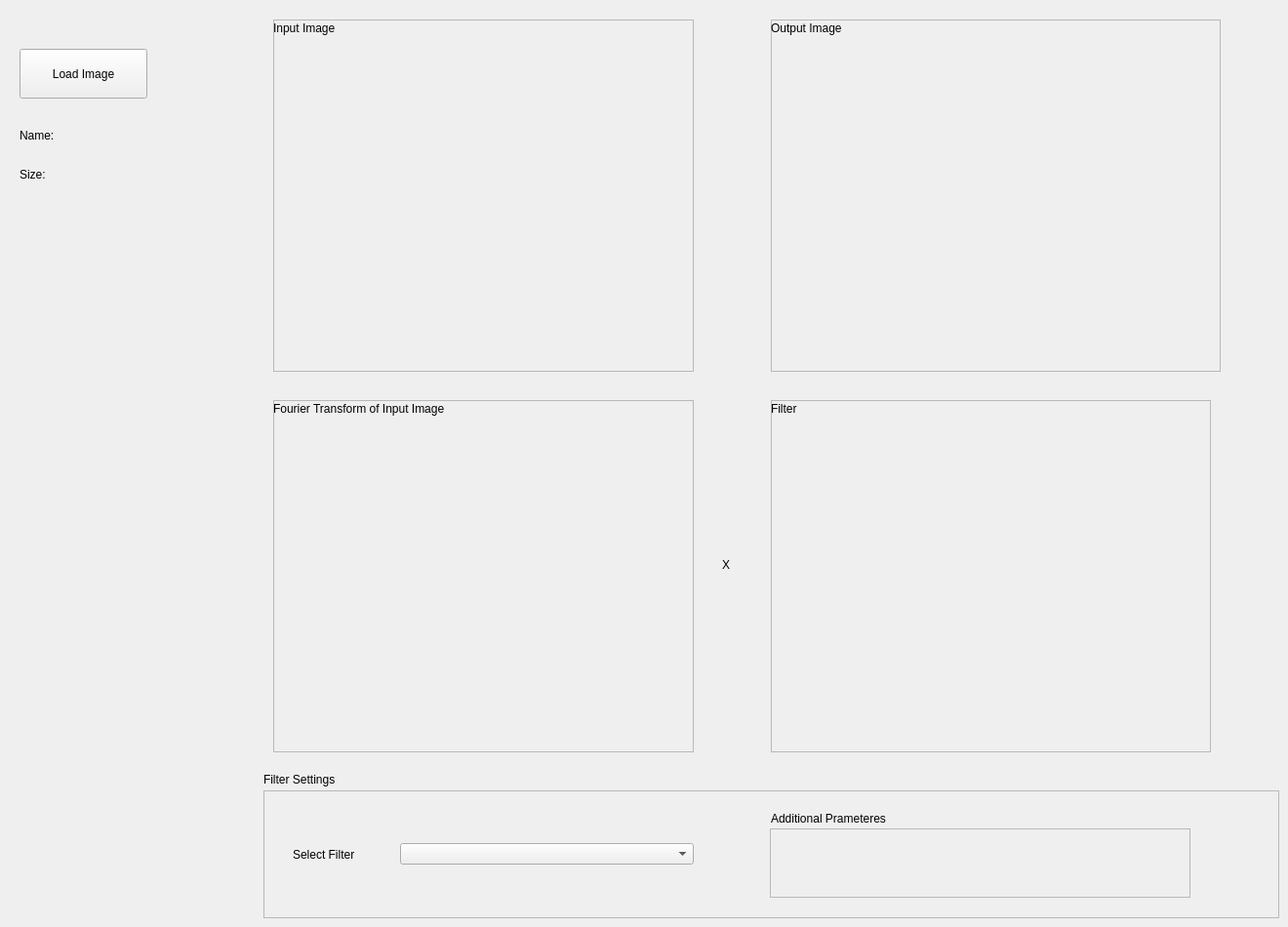
      <widget class="QWidget" name="frequencyFilters">
       <attribute name="title">
        <string>Frequency Filters</string>
       </attribute>
       <widget class="QFrame" name="frame_7">
        <property name="geometry">
         <rect>
          <x>280</x>
          <y>20</y>
          <width>431</width>
          <height>361</height>
         </rect>
        </property>
        <property name="frameShape">
         <enum>QFrame::StyledPanel</enum>
        </property>
        <property name="frameShadow">
         <enum>QFrame::Raised</enum>
        </property>
        <widget class="QLabel" name="label_16">
         <property name="geometry">
          <rect>
           <x>0</x>
           <y>0</y>
           <width>121</width>
           <height>17</height>
          </rect>
         </property>
         <property name="text">
          <string>Input Image</string>
         </property>
        </widget>
        <widget class="QLabel" name="inputImageFreqLabel">
         <property name="geometry">
          <rect>
           <x>10</x>
           <y>20</y>
           <width>421</width>
           <height>341</height>
          </rect>
         </property>
         <property name="text">
          <string/>
         </property>
        </widget>
       </widget>
       <widget class="QFrame" name="frame_8">
        <property name="geometry">
         <rect>
          <x>280</x>
          <y>410</y>
          <width>431</width>
          <height>361</height>
         </rect>
        </property>
        <property name="frameShape">
         <enum>QFrame::StyledPanel</enum>
        </property>
        <property name="frameShadow">
         <enum>QFrame::Raised</enum>
        </property>
        <widget class="QLabel" name="label_17">
         <property name="geometry">
          <rect>
           <x>0</x>
           <y>0</y>
           <width>231</width>
           <height>17</height>
          </rect>
         </property>
         <property name="text">
          <string>Fourier Transform of Input Image</string>
         </property>
        </widget>
        <widget class="QLabel" name="inputImageFTLabel">
         <property name="geometry">
          <rect>
           <x>10</x>
           <y>20</y>
           <width>421</width>
           <height>341</height>
          </rect>
         </property>
         <property name="text">
          <string/>
         </property>
        </widget>
       </widget>
       <widget class="QFrame" name="frame_9">
        <property name="geometry">
         <rect>
          <x>790</x>
          <y>20</y>
          <width>461</width>
          <height>361</height>
         </rect>
        </property>
        <property name="frameShape">
         <enum>QFrame::StyledPanel</enum>
        </property>
        <property name="frameShadow">
         <enum>QFrame::Raised</enum>
        </property>
        <widget class="QLabel" name="label_18">
         <property name="geometry">
          <rect>
           <x>0</x>
           <y>0</y>
           <width>121</width>
           <height>17</height>
          </rect>
         </property>
         <property name="text">
          <string>Output Image</string>
         </property>
        </widget>
        <widget class="QLabel" name="outputImageFreqLabel">
         <property name="geometry">
          <rect>
           <x>10</x>
           <y>20</y>
           <width>451</width>
           <height>341</height>
          </rect>
         </property>
         <property name="text">
          <string/>
         </property>
        </widget>
       </widget>
       <widget class="QFrame" name="frame_10">
        <property name="geometry">
         <rect>
          <x>270</x>
          <y>810</y>
          <width>1041</width>
          <height>131</height>
         </rect>
        </property>
        <property name="frameShape">
         <enum>QFrame::StyledPanel</enum>
        </property>
        <property name="frameShadow">
         <enum>QFrame::Raised</enum>
        </property>
        <widget class="QWidget" name="widget_2" native="true">
         <property name="geometry">
          <rect>
           <x>30</x>
           <y>20</y>
           <width>411</width>
           <height>91</height>
          </rect>
         </property>
         <layout class="QHBoxLayout" name="horizontalLayout_4">
          <item>
           <widget class="QLabel" name="label_19">
            <property name="sizePolicy">
             <sizepolicy hsizetype="Fixed" vsizetype="Preferred">
              <horstretch>0</horstretch>
              <verstretch>0</verstretch>
             </sizepolicy>
            </property>
            <property name="text">
             <string>Select Filter</string>
            </property>
           </widget>
          </item>
          <item>
           <spacer name="horizontalSpacer_2">
            <property name="orientation">
             <enum>Qt::Horizontal</enum>
            </property>
            <property name="sizeType">
             <enum>QSizePolicy::Fixed</enum>
            </property>
            <property name="sizeHint" stdset="0">
             <size>
              <width>40</width>
              <height>20</height>
             </size>
            </property>
           </spacer>
          </item>
          <item>
           <widget class="QComboBox" name="filterFreqSelect">
            <property name="sizePolicy">
             <sizepolicy hsizetype="Expanding" vsizetype="Fixed">
              <horstretch>0</horstretch>
              <verstretch>0</verstretch>
             </sizepolicy>
            </property>
            <item>
             <property name="text">
              <string/>
             </property>
            </item>
            <item>
             <property name="text">
              <string>Low Pass Filter</string>
             </property>
            </item>
            <item>
             <property name="text">
              <string>High Pass Filter</string>
             </property>
            </item>
           </widget>
          </item>
         </layout>
        </widget>
        <widget class="QFrame" name="additionalParmsFrame_2">
         <property name="geometry">
          <rect>
           <x>519</x>
           <y>39</y>
           <width>431</width>
           <height>71</height>
          </rect>
         </property>
         <property name="frameShape">
          <enum>QFrame::StyledPanel</enum>
         </property>
         <property name="frameShadow">
          <enum>QFrame::Raised</enum>
         </property>
        </widget>
        <widget class="QLabel" name="label_20">
         <property name="geometry">
          <rect>
           <x>520</x>
           <y>20</y>
           <width>161</width>
           <height>17</height>
          </rect>
         </property>
         <property name="text">
          <string>Additional Prameteres</string>
         </property>
        </widget>
       </widget>
       <widget class="QLabel" name="label_21">
        <property name="geometry">
         <rect>
          <x>270</x>
          <y>790</y>
          <width>111</width>
          <height>17</height>
         </rect>
        </property>
        <property name="text">
         <string>Filter Settings</string>
        </property>
       </widget>
       <widget class="QFrame" name="frame_11">
        <property name="geometry">
         <rect>
          <x>790</x>
          <y>410</y>
          <width>451</width>
          <height>361</height>
         </rect>
        </property>
        <property name="frameShape">
         <enum>QFrame::StyledPanel</enum>
        </property>
        <property name="frameShadow">
         <enum>QFrame::Raised</enum>
        </property>
        <widget class="QLabel" name="label_23">
         <property name="geometry">
          <rect>
           <x>0</x>
           <y>0</y>
           <width>51</width>
           <height>17</height>
          </rect>
         </property>
         <property name="text">
          <string>Filter</string>
         </property>
        </widget>
        <widget class="QLabel" name="freqFilterLabel">
         <property name="geometry">
          <rect>
           <x>10</x>
           <y>20</y>
           <width>431</width>
           <height>331</height>
          </rect>
         </property>
         <property name="text">
          <string/>
         </property>
        </widget>
       </widget>
       <widget class="QLabel" name="label_24">
        <property name="geometry">
         <rect>
          <x>740</x>
          <y>570</y>
          <width>21</width>
          <height>17</height>
         </rect>
        </property>
        <property name="text">
         <string>X</string>
        </property>
       </widget>
       <widget class="QLabel" name="s">
        <property name="geometry">
         <rect>
          <x>20</x>
          <y>170</y>
          <width>41</width>
          <height>17</height>
         </rect>
        </property>
        <property name="text">
         <string>Size:</string>
        </property>
       </widget>
       <widget class="QLabel" name="n">
        <property name="geometry">
         <rect>
          <x>20</x>
          <y>130</y>
          <width>51</width>
          <height>17</height>
         </rect>
        </property>
        <property name="text">
         <string>Name:</string>
        </property>
       </widget>
       <widget class="QPushButton" name="loadImageFreqBtn">
        <property name="geometry">
         <rect>
          <x>20</x>
          <y>50</y>
          <width>131</width>
          <height>51</height>
         </rect>
        </property>
        <property name="text">
         <string>Load Image</string>
        </property>
       </widget>
       <widget class="QLabel" name="imageFreqName">
        <property name="geometry">
         <rect>
          <x>80</x>
          <y>130</y>
          <width>181</width>
          <height>21</height>
         </rect>
        </property>
        <property name="text">
         <string/>
        </property>
       </widget>
       <widget class="QLabel" name="imageFreqSize">
        <property name="geometry">
         <rect>
          <x>60</x>
          <y>170</y>
          <width>161</width>
          <height>17</height>
         </rect>
        </property>
        <property name="text">
         <string/>
        </property>
       </widget>
      </widget>
